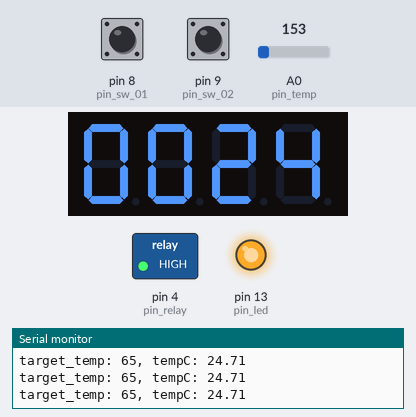
Bench run of a sketch on a simulated Arduino Uno, built with avr-gcc and run on an emulated ATmega328P. Parts: 4-digit seven-segment display, switched loads named in the sketch (green lamp = pin HIGH), output pins drawn as LEDs (lit = HIGH), the last lines printed to the serial monitor. The test bench sets the inputs (shaded band); at power-on: A0 (pin_temp) = 153, pin 8 (pin_sw_01) HIGH, pin 9 (pin_sw_02) HIGH.

Above: at 1.2 s.
1.3 s: A0 (pin_temp) set to 165
At 2.5 s:
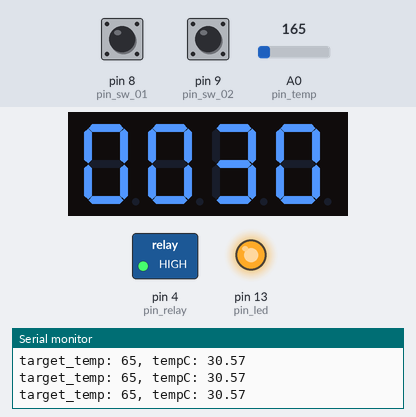
2.8 s: pin 8 (pin_sw_01) pulled LOW for 0.25 s
At 2.99 s:
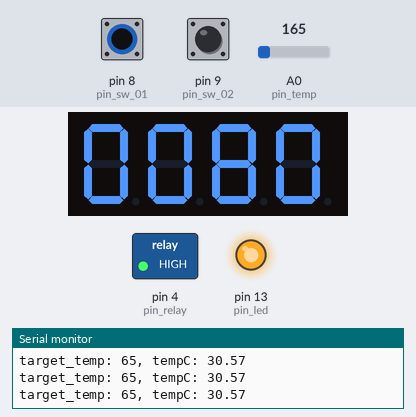
4.5 s: pin 9 (pin_sw_02) pulled LOW for 0.25 s
At 4.7 s:
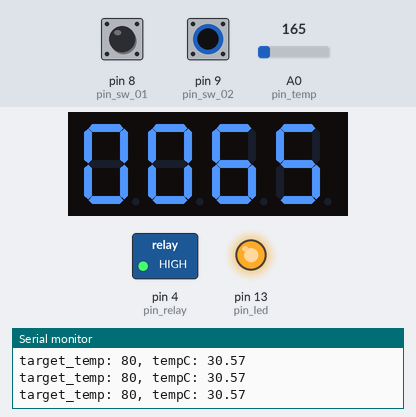
6.2 s: A0 (pin_temp) set to 175
At 7.1 s:
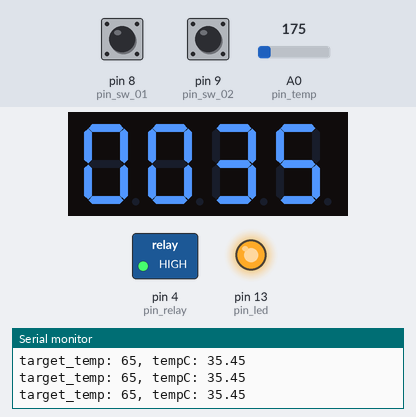
7.8 s: A0 (pin_temp) set to 191
At 9.0 s:
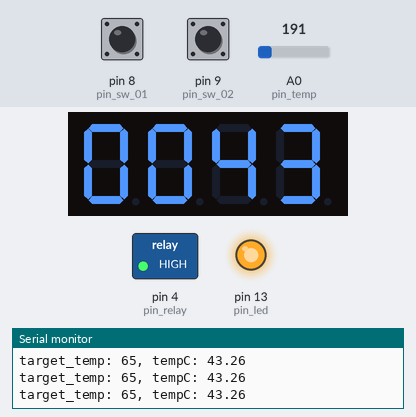
Timing chart, 0 to 10.3 s (numbered marks = the images above; inputs shaded):
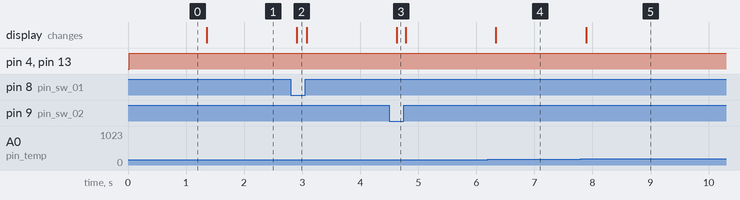

The sketch:

Heat_bed_temp_control.ino
```cpp
#include <TM1637Display.h>

#define CLK 3
#define DIO 2

int target_temp = 65;

int pin_temp = 0;
int pin_relay = 4;
int pin_sw_01 = 8;
int pin_sw_02 = 9;
int pin_led = 13;

TM1637Display display(CLK, DIO);

void setup() {
  Serial.begin(9600);

  pinMode(pin_sw_01, INPUT_PULLUP);
  pinMode(pin_sw_02, INPUT_PULLUP);

  pinMode(pin_relay, OUTPUT);
  pinMode(pin_led, OUTPUT);

  display.setBrightness(0x08);
//  display.setBrightness(0x0f);
}

void loop() {
  if (digitalRead(pin_sw_01) == LOW) {
    target_temp = 80;
    display.showNumberDec(target_temp, true, 4, 0);
    return;
  }

  if (digitalRead(pin_sw_02) == LOW) {
    target_temp = 65;
    display.showNumberDec(target_temp, true, 4, 0);
    return;
  }

  int tempReading = analogRead(pin_temp);
  float tempVolts = tempReading * 5.0 / 1024.0;
  float tempC = (tempVolts - 0.5) * 100.0;

  Serial.print("target_temp: ");
  Serial.print(target_temp);
  Serial.print(", tempC: ");
  Serial.println(tempC);

  display.showNumberDec(tempC, true, 4, 0);

  if (tempC < target_temp) {
    digitalWrite(pin_relay, HIGH);
    digitalWrite(pin_led, HIGH);
  } else {
    digitalWrite(pin_relay, LOW);
    digitalWrite(pin_led, LOW);
  }

  delay(200);
}
```

Measured:
- after the input at 1.3 s, the display: changes after 0.05 s (image 1)
- after the input at 2.8 s, the display: changes after 0.11 s (image 2)
- after the input at 4.5 s, the display: changes after 0.13 s (image 3)
- after the input at 6.2 s, the display: changes after 0.14 s (image 4)
- after the input at 7.8 s, the display: changes after 0.09 s (image 5)
